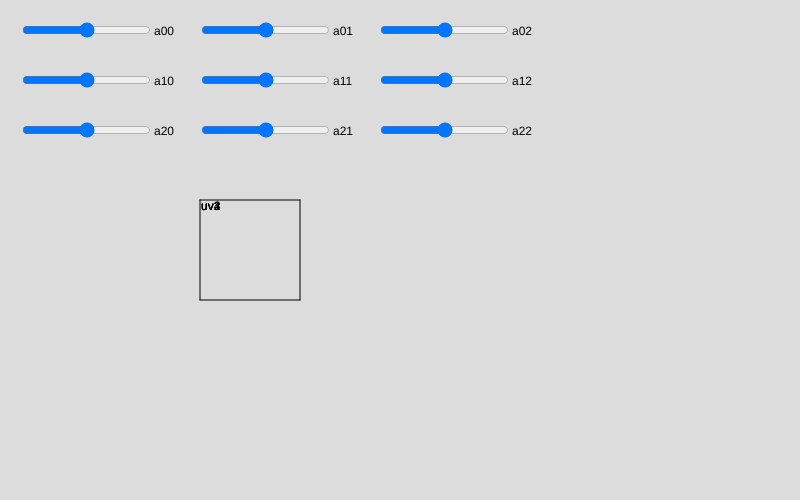
Frame 1 (no input)
Frame 60 (no input): identical to frame 1, image omitted
Frame 120 (the mouse pressed at the canvas centre since frame 60): identical to frame 1, image omitted

The p5.js sketch that drew this single still picture (run headless with seeded random() and noise() and a simulated clock; from frame 60 on, the mouse is pressed at the canvas centre):

// p5.js sketch
// ── sketch.js
// refer http://jackieliu.win/Tech/cjw7jxod6003lidkf13f3ukrp/
var slist = [];


function am(i1, i2) {
    return (slist[i1][i2].value() - 127) / 128.0;
}

function do_the_math(u,v) {
    let x = (am(0,0)*u+am(1,2)*v+am(2,0)) / (am(0,2)*u+am(1,2)*v+am(2,2)); 
    let y = (am(0,1)*u+am(1,1)*v+am(2,1)) / (am(0,2)*u+am(1,2)*v+am(2,2));
    return {'x':x + 200, 'y':y + 200};
}

function show_shape(x1, y1, x2, y2, x3, y3, x4, y4) {
    line(x1, y1, x2, y2);
    line(x2, y2, x3, y3);
    line(x3, y3, x4, y4);
    line(x4, y4, x1, y1);

    let uv1 = do_the_math(x1, y1);
    let uv2 = do_the_math(x2, y2);
    let uv3 = do_the_math(x3, y3);
    let uv4 = do_the_math(x4, y4);

    text('uv1', uv1.x, uv1.y, 25);
    text('uv2', uv2.x, uv2.y, 25);
    text('uv3', uv3.x, uv3.y, 25);
    text('uv4', uv4.x, uv4.y, 25);

    // line(uv1.x, uv1.y, uv2.x, uv2.x);
    // line(uv2.x, uv2.y, uv3.x, uv3.x);
    // line(uv3.x, uv3.y, uv4.x, uv4.x);
    // line(uv4.x, uv4.y, uv1.x, uv1.x);
}


function show_text() {
    for (var i=0;i<3;i++) {
        for (var j=0;j<3;j++) {
            text('a'+i +''+j, slist[i][j].x + slist[i][j].width + 5, slist[i][j].y + 15)
        }
    }
}

function create_slider() {
    for (var i=0;i<3;i++) {
        let tmp = [];
        for (var j=0;j<3;j++) {
            let s = createSlider(0, 255, 128);
            s.position(20 + (s.width+50) * j, 20 + 50 * i);
            tmp.push(s);
        }
        slist.push(tmp);
    }
}

function setup() {
    createCanvas(800, 500);
    create_slider();
}

function draw() {
    background(220);
    show_text();
    show_shape(200, 200, 300, 200, 300, 300, 200, 300);
}
